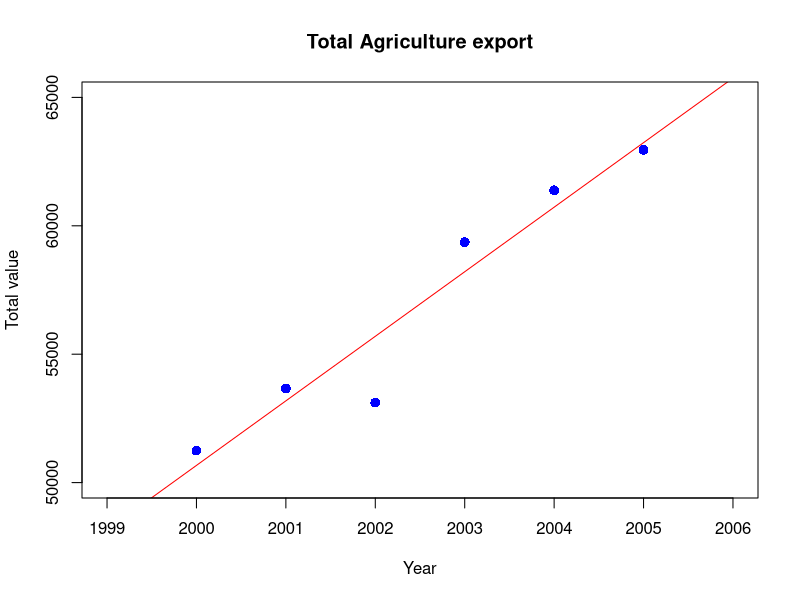

Recreate this plot in R.
# Question 9
height <- c(70,63,72,60,66,70,74,65,62,67,65,68)
weight <- c(155,150,180,135,156,168,178,160,132,145,139,152)

# A) H is independent Variable
# linear regression
line_reg1 <- lm(weight ~ height)
line_reg1
print(paste("weight = ",line_reg1$coefficients[1],"+",
            line_reg1$coefficients[2],"* Height"))
# B) H is dependent Variable
line_reg2 <- lm(height ~ weight)
line_reg2
print(paste("Height = ",line_reg2$coefficients[1],"+",
            line_reg2$coefficients[2],"* Weight"))

# Question 10 or Practical 12
year <- c(2000:2005)
Total_value <- c(51246, 53659,53115,59364, 61383, 62958)
reg_line <- lm(Total_value ~ year)
reg_line
plot(year,Total_value,
     main = "Total Agriculture export",
     xlab = "Year",
     ylab = "Total value",
     cex = 1.3,
     pch = 16,
     abline(reg_line, col = "red"),
     xlim = c(1999,2006),
     ylim = c(50000,65000),
     col = "blue")

predict(reg_line,data.frame(year = c(2006)))


# Practical 11
# Question 9
x <- c(6,5,8,8,7,6,10,4,9,7)
y <- c(8,7,7,10,5,10,8,6,8,6)

# A) Y on X
# linear regression
line_reg1 <- lm(y ~ x)
line_reg1
print(paste("weight = ",line_reg1$coefficients[1],"+",
            line_reg1$coefficients[2],"* Height"))
# B) x on Y
line_reg2 <- lm(x ~ y)
line_reg2
print(paste("Height = ",line_reg2$coefficients[1],"+",
            line_reg2$coefficients[2],"* Weight"))

